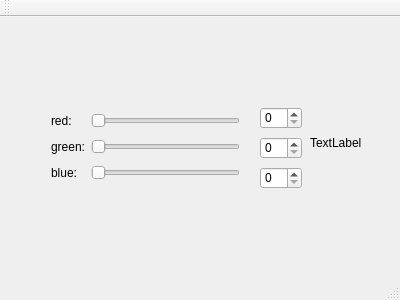
<?xml version="1.0" encoding="UTF-8"?>
<ui version="4.0">
 <class>MainWindow</class>
 <widget class="QMainWindow" name="MainWindow">
  <property name="geometry">
   <rect>
    <x>0</x>
    <y>0</y>
    <width>400</width>
    <height>300</height>
   </rect>
  </property>
  <property name="windowTitle">
   <string>MainWindow</string>
  </property>
  <widget class="QWidget" name="centralWidget">
   <widget class="QWidget" name="gridLayoutWidget">
    <property name="geometry">
     <rect>
      <x>40</x>
      <y>80</y>
      <width>211</width>
      <height>101</height>
     </rect>
    </property>
    <layout class="QGridLayout" name="gridLayout">
     <item row="2" column="0">
      <widget class="QLabel" name="labelGreen">
       <property name="text">
        <string>green:</string>
       </property>
      </widget>
     </item>
     <item row="3" column="0">
      <widget class="QLabel" name="labelBlue">
       <property name="text">
        <string>blue:</string>
       </property>
      </widget>
     </item>
     <item row="2" column="1">
      <widget class="QSlider" name="horizontalSliderGreen">
       <property name="orientation">
        <enum>Qt::Horizontal</enum>
       </property>
      </widget>
     </item>
     <item row="3" column="1">
      <widget class="QSlider" name="horizontalSliderBlue">
       <property name="orientation">
        <enum>Qt::Horizontal</enum>
       </property>
      </widget>
     </item>
     <item row="1" column="0">
      <widget class="QLabel" name="labelRed">
       <property name="text">
        <string>red:</string>
       </property>
      </widget>
     </item>
     <item row="1" column="1">
      <widget class="QSlider" name="horizontalSliderRed">
       <property name="orientation">
        <enum>Qt::Horizontal</enum>
       </property>
      </widget>
     </item>
    </layout>
   </widget>
   <widget class="QLabel" name="colorLabel">
    <property name="geometry">
     <rect>
      <x>310</x>
      <y>100</y>
      <width>62</width>
      <height>51</height>
     </rect>
    </property>
    <property name="text">
     <string>TextLabel</string>
    </property>
   </widget>
   <widget class="QSpinBox" name="spinBoxRed">
    <property name="geometry">
     <rect>
      <x>260</x>
      <y>90</y>
      <width>42</width>
      <height>22</height>
     </rect>
    </property>
   </widget>
   <widget class="QSpinBox" name="spinBoxGreen">
    <property name="geometry">
     <rect>
      <x>260</x>
      <y>120</y>
      <width>42</width>
      <height>22</height>
     </rect>
    </property>
   </widget>
   <widget class="QSpinBox" name="spinBoxBlue">
    <property name="geometry">
     <rect>
      <x>260</x>
      <y>150</y>
      <width>42</width>
      <height>22</height>
     </rect>
    </property>
   </widget>
  </widget>
  <widget class="QMenuBar" name="menuBar">
   <property name="geometry">
    <rect>
     <x>0</x>
     <y>0</y>
     <width>400</width>
     <height>20</height>
    </rect>
   </property>
  </widget>
  <widget class="QToolBar" name="mainToolBar">
   <attribute name="toolBarArea">
    <enum>TopToolBarArea</enum>
   </attribute>
   <attribute name="toolBarBreak">
    <bool>false</bool>
   </attribute>
  </widget>
  <widget class="QStatusBar" name="statusBar"/>
 </widget>
 <layoutdefault spacing="6" margin="11"/>
 <resources/>
 <connections>
  <connection>
   <sender>spinBoxBlue</sender>
   <signal>valueChanged(int)</signal>
   <receiver>horizontalSliderBlue</receiver>
   <slot>setValue(int)</slot>
   <hints>
    <hint type="sourcelabel">
     <x>280</x>
     <y>198</y>
    </hint>
    <hint type="destinationlabel">
     <x>181</x>
     <y>198</y>
    </hint>
   </hints>
  </connection>
  <connection>
   <sender>spinBoxGreen</sender>
   <signal>valueChanged(int)</signal>
   <receiver>horizontalSliderGreen</receiver>
   <slot>setValue(int)</slot>
   <hints>
    <hint type="sourcelabel">
     <x>281</x>
     <y>163</y>
    </hint>
    <hint type="destinationlabel">
     <x>233</x>
     <y>165</y>
    </hint>
   </hints>
  </connection>
  <connection>
   <sender>spinBoxRed</sender>
   <signal>valueChanged(int)</signal>
   <receiver>horizontalSliderRed</receiver>
   <slot>setValue(int)</slot>
   <hints>
    <hint type="sourcelabel">
     <x>277</x>
     <y>137</y>
    </hint>
    <hint type="destinationlabel">
     <x>216</x>
     <y>138</y>
    </hint>
   </hints>
  </connection>
  <connection>
   <sender>horizontalSliderRed</sender>
   <signal>valueChanged(int)</signal>
   <receiver>spinBoxRed</receiver>
   <slot>setValue(int)</slot>
   <hints>
    <hint type="sourcelabel">
     <x>152</x>
     <y>135</y>
    </hint>
    <hint type="destinationlabel">
     <x>277</x>
     <y>129</y>
    </hint>
   </hints>
  </connection>
  <connection>
   <sender>horizontalSliderGreen</sender>
   <signal>valueChanged(int)</signal>
   <receiver>spinBoxGreen</receiver>
   <slot>setValue(int)</slot>
   <hints>
    <hint type="sourcelabel">
     <x>144</x>
     <y>167</y>
    </hint>
    <hint type="destinationlabel">
     <x>277</x>
     <y>167</y>
    </hint>
   </hints>
  </connection>
  <connection>
   <sender>horizontalSliderBlue</sender>
   <signal>valueChanged(int)</signal>
   <receiver>spinBoxBlue</receiver>
   <slot>setValue(int)</slot>
   <hints>
    <hint type="sourcelabel">
     <x>161</x>
     <y>199</y>
    </hint>
    <hint type="destinationlabel">
     <x>281</x>
     <y>197</y>
    </hint>
   </hints>
  </connection>
 </connections>
</ui>
